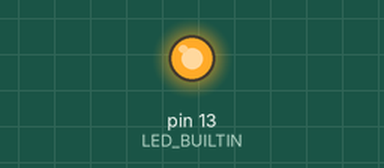
Bench run of a sketch on a simulated Arduino Uno, built with avr-gcc and run on an emulated ATmega328P. Parts: output pins drawn as LEDs (lit = HIGH).

Above: at 0.7 s.
At 5.2 s:
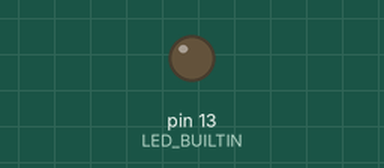
Timing chart, 0 to 6.9 s (numbered marks = the images above):
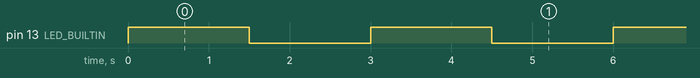

Measured:
- by itself, pin 13 (LED_BUILTIN): alternates HIGH for 1.5 s and LOW for 1.5 s

The sketch:

CobaLampu-Kedip.ino
```cpp
void setup() {
  // put your setup code here, to run once:
  pinMode(LED_BUILTIN, OUTPUT);
}

void loop() {
  // put your main code here, to run repeatedly:
  digitalWrite(LED_BUILTIN, HIGH);
  // function bawaan arduino, arah ke pin digital
  // param 1 pin led, param 2 value high = menyala
  delay(1500);


  digitalWrite(LED_BUILTIN, LOW);
  // function bawaan arduino, arah ke pin digital
  // param 1 pin led, param 2 value high = menyala
  delay(1500);
}
```
